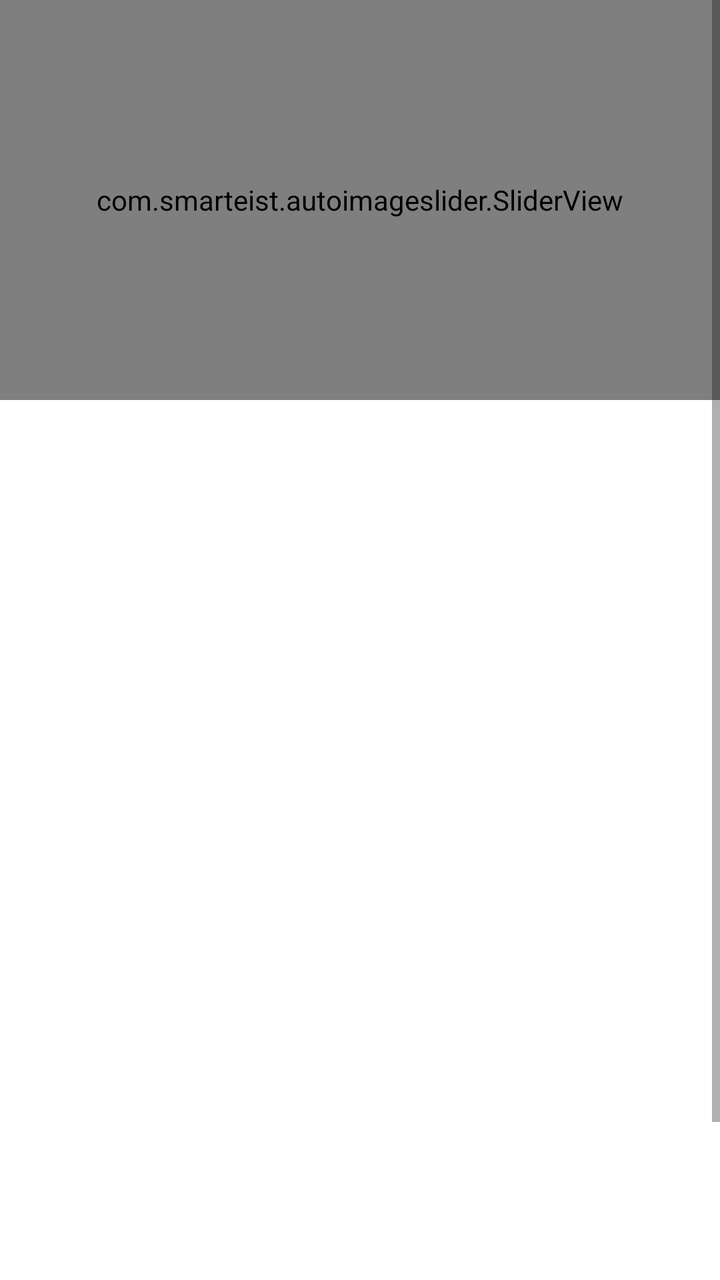
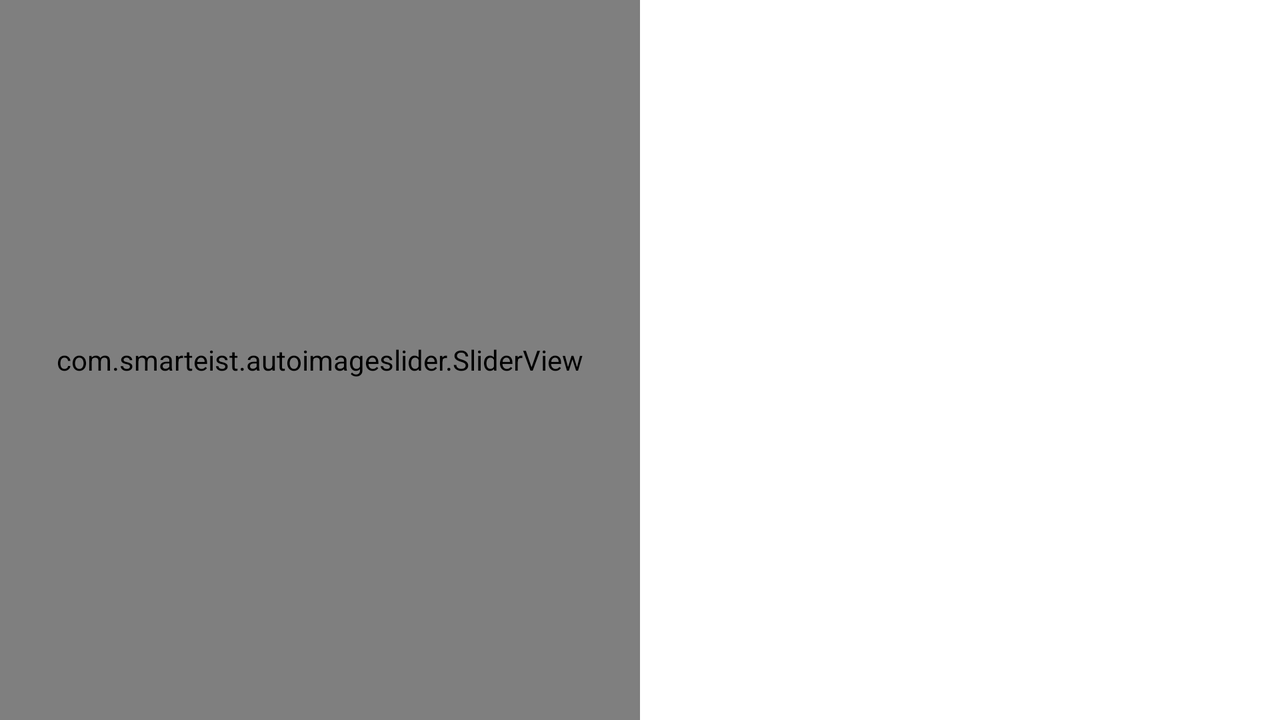

The same Android screen from two of the app's own layout files: first res/layout/ as a phone draws it, then the repository's variant for another configuration, drawn on a device whose configuration selects that folder. Both files follow.
<!-- AndroidManifest.xml: application theme Theme.Festify -->
<!-- res/layout/fragment_events.xml -->
<?xml version="1.0" encoding="utf-8"?>
<androidx.constraintlayout.widget.ConstraintLayout xmlns:android="http://schemas.android.com/apk/res/android"
    xmlns:app="http://schemas.android.com/apk/res-auto"
    xmlns:tools="http://schemas.android.com/tools"
    android:layout_width="match_parent"
    android:layout_height="match_parent"
    tools:context=".MainActivity">

    <ScrollView
        android:layout_width="match_parent"
        android:layout_height="match_parent">

        <LinearLayout
            android:layout_width="match_parent"
            android:layout_height="wrap_content"
            android:orientation="vertical">

            <com.smarteist.autoimageslider.SliderView
                android:id="@+id/slide"
                android:layout_width="match_parent"
                android:layout_height="200dp"
                app:sliderAnimationDuration="600"
                app:sliderAutoCycleDirection="back_and_forth"
                app:sliderAutoCycleEnabled="true"
                app:sliderIndicatorAnimationDuration="600"
                app:sliderIndicatorGravity="center_horizontal|bottom"
                app:sliderIndicatorMargin="15dp"
                app:sliderIndicatorOrientation="horizontal"
                app:sliderIndicatorPadding="3dp"
                app:sliderIndicatorRadius="2dp"
                app:sliderIndicatorSelectedColor="#5A5A5A"
                app:sliderIndicatorUnselectedColor="#FFF"
                app:sliderScrollTimeInSec="2"
                app:sliderStartAutoCycle="true" />

            <androidx.recyclerview.widget.RecyclerView
                android:id="@+id/recycler"
                android:layout_width="match_parent"
                android:layout_height="530dp"
                app:layoutManager="androidx.recyclerview.widget.LinearLayoutManager"
                tools:listitem="@layout/recycler_item_layout" />
        </LinearLayout>
    </ScrollView>
</androidx.constraintlayout.widget.ConstraintLayout>
<!-- resources referenced by this layout -->
<resources>
  <style name="Theme.Festify" parent="Theme.MaterialComponents.DayNight.DarkActionBar">
          
          <item name="colorPrimary">@color/purple_500</item>
          <item name="colorPrimaryVariant">@color/purple_700</item>
          <item name="colorOnPrimary">@color/white</item>
          
          <item name="colorSecondary">@color/teal_200</item>
          <item name="colorSecondaryVariant">@color/teal_700</item>
          <item name="colorOnSecondary">@color/black</item>
          
          <item name="android:statusBarColor" tools:targetApi="l">?attr/colorPrimaryVariant</item>
          
      </style>
  <color name="purple_500">#FF6200EE</color>
  <color name="purple_700">#FF3700B3</color>
  <color name="white">#FFFFFFFF</color>
  <color name="teal_200">#FF03DAC5</color>
  <color name="teal_700">#FF018786</color>
  <color name="black">#FF000000</color>
</resources>
<!-- res/layout-land/fragment_events.xml (the repository's variant of the layout above) -->
<!-- drawn on the phone turned sideways -->
<?xml version="1.0" encoding="utf-8"?>
<androidx.constraintlayout.widget.ConstraintLayout xmlns:android="http://schemas.android.com/apk/res/android"
    xmlns:app="http://schemas.android.com/apk/res-auto"
    xmlns:tools="http://schemas.android.com/tools"
    android:layout_width="match_parent"
    android:layout_height="match_parent"
    tools:context=".MainActivity">

    <com.smarteist.autoimageslider.SliderView
        android:id="@+id/slide"
        android:layout_width="0dp"
        android:layout_height="match_parent"
        app:layout_constraintBottom_toBottomOf="parent"
        app:layout_constraintEnd_toStartOf="@+id/recycler"
        app:layout_constraintHorizontal_bias="0.5"
        app:layout_constraintStart_toStartOf="parent"
        app:layout_constraintTop_toTopOf="parent"
        app:sliderAnimationDuration="600"
        app:sliderAutoCycleDirection="back_and_forth"
        app:sliderAutoCycleEnabled="true"
        app:sliderIndicatorAnimationDuration="600"
        app:sliderIndicatorGravity="center_horizontal|bottom"
        app:sliderIndicatorMargin="15dp"
        app:sliderIndicatorOrientation="horizontal"
        app:sliderIndicatorPadding="3dp"
        app:sliderIndicatorRadius="2dp"
        app:sliderIndicatorSelectedColor="#5A5A5A"
        app:sliderIndicatorUnselectedColor="#FFF"
        app:sliderScrollTimeInSec="2"
        app:sliderStartAutoCycle="true" />

    <androidx.recyclerview.widget.RecyclerView
        android:id="@+id/recycler"
        android:layout_width="0dp"
        android:layout_height="match_parent"
        app:layoutManager="androidx.recyclerview.widget.LinearLayoutManager"
        app:layout_constraintBottom_toBottomOf="parent"
        app:layout_constraintEnd_toEndOf="parent"
        app:layout_constraintHorizontal_bias="0.5"
        app:layout_constraintStart_toEndOf="@+id/slide"
        app:layout_constraintTop_toTopOf="parent"
        tools:listitem="@layout/recycler_item_layout" />
</androidx.constraintlayout.widget.ConstraintLayout>
